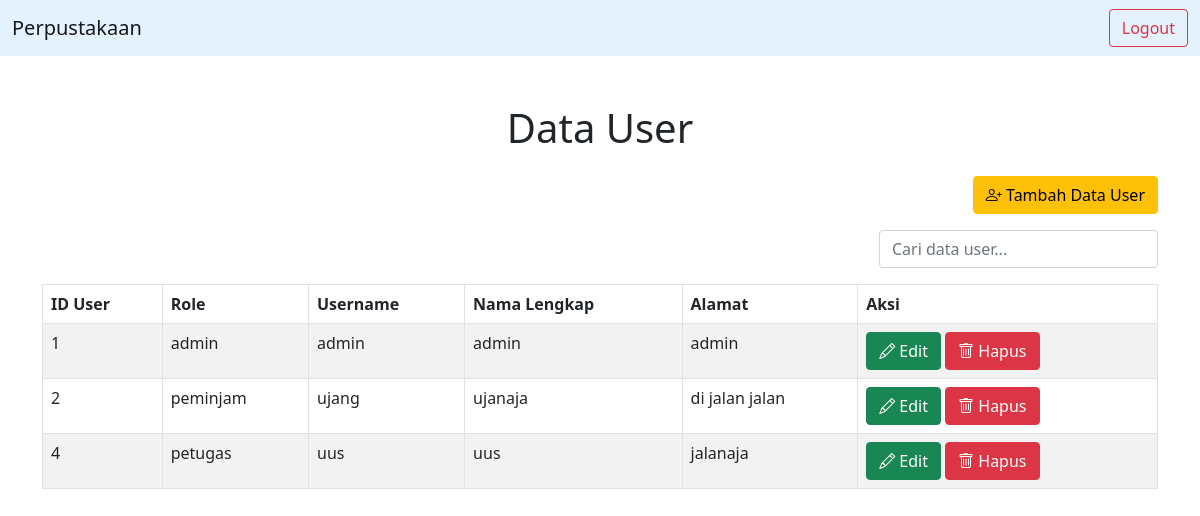
The app's page /master-user.php, older data.
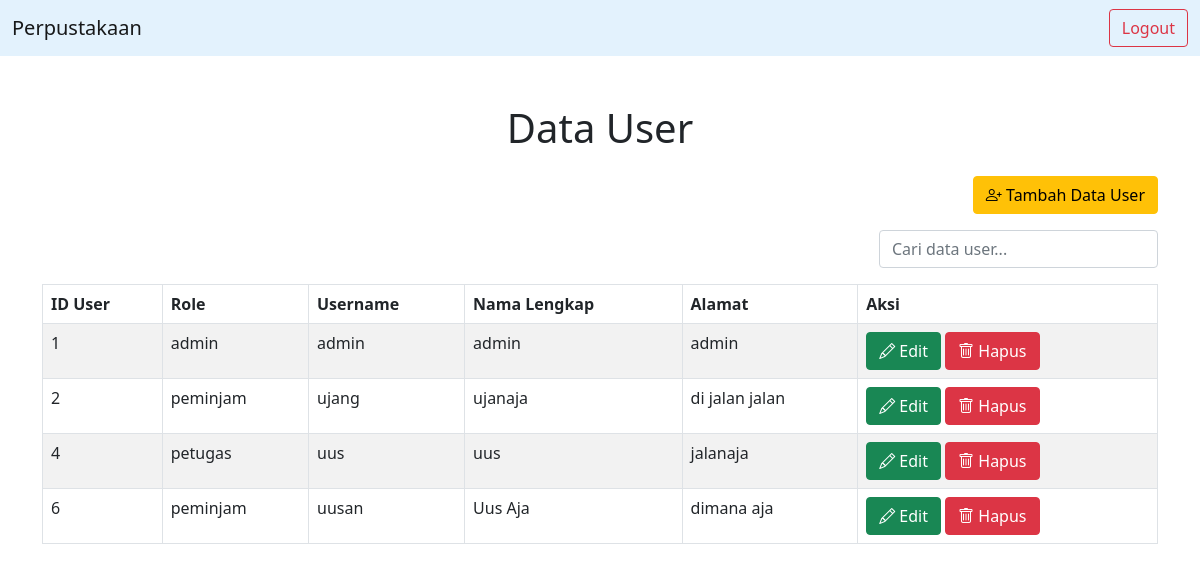
The same page, newer data.
### tables this page shows
CREATE TABLE `user` (
  `UserID` int(11) NOT NULL,
  `RoleID` int(11) NOT NULL,
  `Username` varchar(255) NOT NULL,
  `Password` varchar(255) NOT NULL,
  `Email` varchar(255) NOT NULL,
  `NamaLengkap` varchar(255) NOT NULL,
  `Alamat` text NOT NULL
);

CREATE TABLE `role` (
  `RoleID` int(11) NOT NULL,
  `NamaRole` varchar(255) NOT NULL
);

### master-user.php (the view, shortened to what this page needs)
<?php
include "navbar.php";
?>
<!DOCTYPE html>
<html lang="en">
<head>
    <link href="bootstrap/css/bootstrap.min.css" rel="stylesheet">
    <link rel="stylesheet" href="bootstrap/css/bootstrap-icons.min.css">
</head>
<body>
    <?php
    $sql = "SELECT u.UserID, r.NamaRole AS Role, u.Username, u.Namalengkap, u.Alamat
            FROM user u
            JOIN role r ON u.RoleID = r.RoleID;";
    $kategori = mysqli_query($conn, $sql);
    ?>
    <div class="container mt-5">
        <h1 class="text-center mb-4">Data User</h1>
        <div class="text-end mb-3">
            <a href="tambah-user.php" class="btn btn-warning">
                <i class="bi bi-person-plus"></i> Tambah Data User
            </a>
        </div>
        <div class="d-flex justify-content-end mb-3">
            <input type="text" id="searchInput" class="form-control w-25" onkeyup="searchTable()" placeholder="Cari data user...">
        </div>
        <div class="table-responsive">
            <table id="example" class="table table-striped table-bordered">
                <thead>
                    <tr>
                        <th>ID User</th>
                        <th>Role</th>
                        <th>Username</th>
                        <th>Nama Lengkap</th>
                        <th>Alamat</th>
                        <th>Aksi</th>
                    </tr>
                </thead>
                <tbody>
                    <?php
                    while ($row = mysqli_fetch_assoc($kategori)) {
                    ?>
                        <tr>
                            <td><?= $row['UserID']; ?></td>
                            <td><?= $row['Role']; ?></td>
                            <td><?= $row['Username']; ?></td>
                            <td><?= $row['Namalengkap']; ?></td>
                            <td><?= $row['Alamat']; ?></td>
                            <td>
                                <a href="edit-user.php?id=<?= $row['UserID'] ?>" class="btn btn-success">
                                    <i class="bi bi-pencil"></i> Edit
                                </a>
                                <a href="proses-user.php?id=<?= $row['UserID'] ?>" onclick="return konfirmasiHapus()" class="btn btn-danger">
                                    <i class="bi bi-trash"></i> Hapus
                                </a>
                            </td>
                        </tr>
                    <?php
                    } ?>
                </tbody>
            </table>
        </div>
    </div>
</body>
</html>

Row changes from the older to the newer data that the page shows:
added user: UserID "6", RoleID.NamaRole "peminjam", Username "uusan", NamaLengkap "Uus Aja", Alamat "dimana aja"
